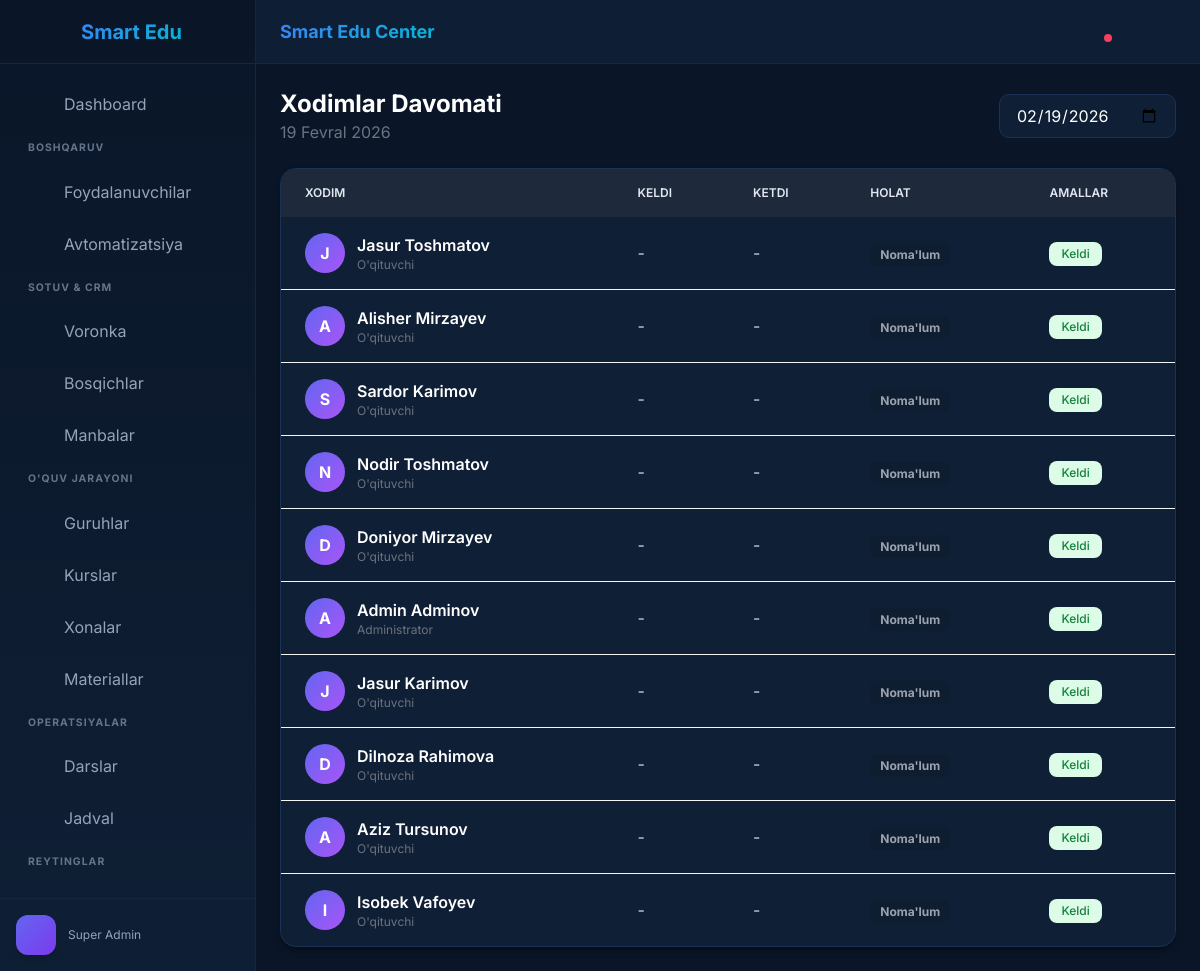
Page /finance/hr/attendance/ (signed in) on the committed database.
### apps/users/models.py (models this page shows, shortened)
class User(AbstractUser, TenantAwareModel):
    ROLE_CHOICES = (
        ('super_admin', 'Super Admin'),  # Platforma egasi
        ('owner', 'Direktor'),  # Markaz egasi
        ('admin', 'Administrator'),  # Filial boshqaruvchisi
        ('teacher', 'O\'qituvchi'),
        ('student', 'O\'quvchi'),
        ('parent', 'Ota-ona'),
        ('staff', 'Xodim'),  # Boshqa xodimlar
    )
    username = None  # Usernameni o'chiramiz
    phone = models.CharField(max_length=20, unique=True, verbose_name="Telefon raqam")
    telegram_id = models.BigIntegerField(null=True, blank=True, unique=True, verbose_name="Telegram ID")
    USERNAME_FIELD = 'phone'
    REQUIRED_FIELDS = []
    objects = CustomUserManager()
    role = models.CharField(max_length=20, choices=ROLE_CHOICES, default='student', verbose_name="Roli")
    branch = models.ForeignKey('organizations.Branch', on_delete=models.SET_NULL, null=True, blank=True,
                               verbose_name="Filial")
    middle_name = models.CharField(max_length=50, blank=True, verbose_name="Otasining ismi")
    birth_date = models.DateField(null=True, blank=True, verbose_name="Tug'ilgan sana")
    avatar = models.ImageField(upload_to='avatars/%Y/%m/', blank=True, null=True, verbose_name="Rasm")
    nfc_card_id = models.CharField(max_length=50, blank=True, null=True, unique=True, verbose_name="NFC ID (Turniket)")
    profile_data = models.JSONField(default=dict, blank=True, verbose_name="Qo'shimcha Info")
    balance = models.DecimalField(max_digits=12, decimal_places=2, default=0, verbose_name="Hisob (Balans)")
    organization = models.ForeignKey(
        'organizations.Organization',
        on_delete=models.CASCADE,
        related_name='users',
        null=True,
        blank=True
    )
    @property
    def full_name(self):
        return f"{self.first_name} {self.last_name}"
    class Meta:
        db_table = 'users'
        verbose_name = "Foydalanuvchi"
        verbose_name_plural = "Foydalanuvchilar"
        indexes = [
            models.Index(fields=['organization', 'role']),
            models.Index(fields=['organization', 'branch']),
            models.Index(fields=['phone']),
            models.Index(fields=['telegram_id']),
        ]

### apps/finance/payroll_views.py (the view)
# urls.py: path('hr/attendance/', payroll_views.staff_attendance_list, name='staff_attendance_list'),
@login_required
def staff_attendance_list(request):
    org = request.user.organization
    today = date.today()
    selected_date = request.GET.get('date')
    if selected_date:
        selected_date = date.fromisoformat(selected_date)
    else:
        selected_date = today
    staff_query = User.objects.filter(
        role__in=['teacher', 'staff', 'admin'],
        is_deleted=False
    )
    if org:
        staff_query = staff_query.filter(organization=org)
    staff_list = staff_query.all()
    attendance_query = StaffAttendance.objects.filter(date=selected_date)
    if org:
        attendance_query = attendance_query.filter(organization=org)
    attendances = attendance_query.select_related('staff')
    attendance_map = {att.staff_id: att for att in attendances}
    staff_data = []
    for staff in staff_list:
        att = attendance_map.get(staff.id)
        staff_data.append({
            'staff': staff,
            'attendance': att,
            'status': att.status if att else 'unknown',
            'check_in': att.check_in if att else None,
            'check_out': att.check_out if att else None,
        })
    context = {
        'staff_data': staff_data,
        'selected_date': selected_date,
        'today': today,
    }
    return render(request, 'finance/staff_attendance.html', context)

### apps/core/context_processors.py (called while the page is built)
def tenant_context(request):
    return {
        'organization': request.organization
    }

### templates/finance/staff_attendance.html (shortened to what this page needs)
{% extends 'base.html' %}
{% block content %}
<div class="space-y-6">
    <div class="flex items-center justify-between">
        <div>
            <h1 class="text-2xl font-bold text-gray-800 dark:text-white">Xodimlar Davomati</h1>
            <p class="text-gray-500">{{ selected_date|date:"d F Y" }}</p>
        </div>
        <div class="flex gap-2">
            <input type="date" value="{{ selected_date|date:'Y-m-d' }}"
                onchange="window.location.href='?date=' + this.value"
                class="px-4 py-2 rounded-xl border border-gray-200 dark:border-dark-600 bg-white dark:bg-dark-800 text-gray-800 dark:text-white">
        </div>
    </div>
    <div class="glass-panel rounded-2xl overflow-hidden">
        <table class="w-full">
            <thead class="bg-gray-50 dark:bg-dark-800">
                <tr>
                    <th class="px-6 py-4 text-left text-xs font-semibold text-gray-500 uppercase">Xodim</th>
                    <th class="px-6 py-4 text-left text-xs font-semibold text-gray-500 uppercase">Keldi</th>
                    <th class="px-6 py-4 text-left text-xs font-semibold text-gray-500 uppercase">Ketdi</th>
                    <th class="px-6 py-4 text-left text-xs font-semibold text-gray-500 uppercase">Holat</th>
                    <th class="px-6 py-4 text-left text-xs font-semibold text-gray-500 uppercase">Amallar</th>
                </tr>
            </thead>
            <tbody class="divide-y divide-gray-100 dark:divide-dark-700">
                {% for item in staff_data %}
                <tr class="hover:bg-gray-50 dark:hover:bg-dark-800">
                    <td class="px-6 py-4">
                        <div class="flex items-center gap-3">
                            <div
                                class="w-10 h-10 rounded-full bg-gradient-to-br from-indigo-500 to-purple-500 flex items-center justify-center text-white font-bold">
                                {{ item.staff.first_name|first }}
                            </div>
                            <div>
                                <p class="font-semibold text-gray-800 dark:text-white">{{ item.staff.full_name }}</p>
                                <p class="text-xs text-gray-500">{{ item.staff.get_role_display }}</p>
                            </div>
                        </div>
                    </td>
                    <td class="px-6 py-4 text-gray-700 dark:text-gray-300">
                        {{ item.check_in|time:"H:i"|default:"-" }}
                    </td>
                    <td class="px-6 py-4 text-gray-700 dark:text-gray-300">
                        {{ item.check_out|time:"H:i"|default:"-" }}
                    </td>
                    <td class="px-6 py-4">
                        <span class="px-2.5 py-1 text-xs font-bold rounded-lg
                            {% if item.status == 'present' %}bg-green-100 text-green-700 dark:bg-green-900/30 dark:text-green-400
                            {% elif item.status == 'late' %}bg-yellow-100 text-yellow-700 dark:bg-yellow-900/30 dark:text-yellow-400
                            {% elif item.status == 'absent' %}bg-red-100 text-red-700 dark:bg-red-900/30 dark:text-red-400
                            {% else %}bg-gray-100 text-gray-700 dark:bg-gray-900/30 dark:text-gray-400{% endif %}">
                            {% if item.status == 'present' %}Keldi
                            {% elif item.status == 'late' %}Kechikdi
                            {% elif item.status == 'absent' %}Kelmadi
                            {% else %}Noma'lum{% endif %}
                        </span>
                    </td>
                    <td class="px-6 py-4">
                        <div class="flex gap-2">
                            {% if not item.check_in %}
                            <form action="{% url 'finance:staff_check_in' %}" method="post">
                                <button type="submit"
                                    class="px-3 py-1 bg-green-100 text-green-700 rounded-lg text-xs font-medium hover:bg-green-200 transition">
                                     Keldi
                                </button>
                            </form>
                            {% else %}
                            <span class="text-gray-400 text-xs">✓ Tugallangan</span>
                            {% endif %}
                        </div>
                    </td>
                </tr>
                {% empty %}
                <tr>
                    <td colspan="5" class="px-6 py-12 text-center text-gray-500">
                        Xodimlar topilmadi
                    </td>
                </tr>
                {% endfor %}
            </tbody>
        </table>
    </div>
</div>
{% endblock %}

### templates/base.html (shortened to what this page needs)
{% load static %}
<!DOCTYPE html>
<html lang="uz" x-data="{
    darkMode: true,
    sidebarOpen: window.innerWidth >= 1024
}" :class="{ 'dark': darkMode }" class="dark">
<head>
    <script src="https://cdn.tailwindcss.com"></script>
    <link rel="stylesheet" href="{% static 'css/style.css' %}">
</head>
<body class="font-sans antialiased overflow-hidden bg-[#0a1628] text-slate-100">
    <div class="flex h-screen w-full">
        <aside
            class="flex-shrink-0 w-64 flex flex-col transition-all duration-300 transform lg:transform-none z-50 absolute lg:relative h-full sidebar-dark"
            :class="sidebarOpen ? 'translate-x-0' : '-translate-x-full'">
            <div class="h-16 flex items-center justify-center border-b border-[#152642]">
                <span class="text-xl font-bold flex items-center gap-2 text-gradient">
                    Smart Edu
                </span>
            </div>
            <div id="sidebar-nav" class="flex-1 overflow-y-auto py-4 px-3 space-y-1">
                {% include 'components/sidebar.html' %}
            </div>
            <div class="p-4 border-t border-[#152642] bg-[#0f1f35]/50">
                <div class="flex items-center gap-3">
                    <div
                        class="w-10 h-10 rounded-xl bg-gradient-to-br from-indigo-500 to-violet-600 text-white flex items-center justify-center font-bold shadow-md">
                    </div>
                    <div class="flex-1 min-w-0">
                        <p class="text-xs truncate text-slate-400">{{ request.user.get_role_display }}</p>
                    </div>
                    <a href="{% url 'logout' %}"
                        class="transition p-2 rounded-lg text-slate-400 hover:text-red-400 hover:bg-red-500/10">
                    </a>
                </div>
            </div>
        </aside>
        <div class="flex-1 flex flex-col h-screen min-w-0 overflow-hidden">
            <header class="h-16 flex items-center justify-between px-6 z-40 header-dark">
                <h1 class="text-lg font-bold hidden sm:block text-gradient">
                    {{ organization.name|default:"Smart Edu Center" }}
                </h1>
                <div class="flex items-center gap-2" x-data="{ notifOpen: false, logoutOpen: false }">
                    <div class="relative">
                        <button @click="notifOpen = !notifOpen"
                            class="relative p-2.5 rounded-xl transition text-slate-400 hover:text-amber-400 hover:bg-[#152642]">
                            <span class="absolute top-2 right-2 w-2 h-2 bg-rose-500 rounded-full animate-pulse"></span>
                        </button>
                    </div>
                    <button class="p-2.5 text-slate-400 hover:text-blue-400 hover:bg-[#152642] rounded-xl transition">
                    </button>
                    <div class="relative">
                        <button @click="logoutOpen = true"
                            class="p-2.5 text-slate-400 hover:text-rose-400 hover:bg-rose-500/10 rounded-xl transition">
                        </button>
                    </div>
                </div>
            </header>
            <main class="flex-1 overflow-y-auto p-6 bg-[#0a1628]">
                {% block content %}{% endblock %}
            </main>
        </div>
    </div>
</body>
</html>

### static/css/style.css (style rules this page uses)
:root { --navy-900: #0a1628; --navy-800: #0f1f35; --navy-700: #152642; --navy-600: #1c3255; --navy-500: #234069; --navy-400: #3a5a8a; --navy-300: #5a7faf; --navy-200: #8faad4; --navy-100: #c4d5ea; --navy-50: #e8eff7; --accent-blue: #3b82f6; --accent-cyan: #06b6d4; --accent-purple: #8b5cf6; --accent-green: #10b981; --accent-amber: #f59e0b; --accent-rose: #f43f5e; --text-white: #ffffff; --text-light: #e2e8f0; --text-muted: #94a3b8; --text-dim: #64748b; --shadow-sm: 0 1px 2px rgba(0, 0, 0, 0.3); --shadow-md: 0 4px 6px rgba(0, 0, 0, 0.4); --shadow-lg: 0 10px 25px rgba(0, 0, 0, 0.5); --shadow-glow: 0 0 20px rgba(59, 130, 246, 0.3); --transition: 200ms ease; }
.dark .glass-panel { background: linear-gradient(145deg, var(--navy-700), var(--navy-800)); border: 1px solid var(--navy-600); box-shadow: var(--shadow-md); }
.dark input:not([type="checkbox"]):not([type="radio"]), .dark select, .dark textarea { background: var(--navy-800); border: 1px solid var(--navy-600); color: var(--text-white); border-radius: 10px; }
.dark input::placeholder, .dark textarea::placeholder { color: var(--text-dim); }
.dark table thead { background: var(--navy-700); }
.dark table tbody tr { background: var(--navy-800); }
.dark table th, .dark table td { border-color: var(--navy-600); color: var(--text-light); }
.sidebar-dark { background: linear-gradient(180deg, var(--navy-900), var(--navy-800)); border-right: 1px solid var(--navy-700); }
.header-dark { background: rgba(15, 31, 53, 0.95); backdrop-filter: blur(10px); border-bottom: 1px solid var(--navy-700); }
.text-gradient { background: linear-gradient(135deg, var(--accent-blue), var(--accent-cyan)); -webkit-background-clip: text; -webkit-text-fill-color: transparent; background-clip: text; }

### rows in the picture
User: user.role "Super Admin"
User: staff.first_name|first "J", staff.full_name "Jasur Toshmatov", staff.role "O'qituvchi", check_in "-", check_out "-"
User: staff.first_name|first "A", staff.full_name "Alisher Mirzayev", staff.role "O'qituvchi", check_in "-", check_out "-"
User: staff.first_name|first "S", staff.full_name "Sardor Karimov", staff.role "O'qituvchi", check_in "-", check_out "-"
User: staff.first_name|first "N", staff.full_name "Nodir Toshmatov", staff.role "O'qituvchi", check_in "-", check_out "-"
User: staff.first_name|first "D", staff.full_name "Doniyor Mirzayev", staff.role "O'qituvchi", check_in "-", check_out "-"
User: staff.first_name|first "A", staff.full_name "Admin Adminov", staff.role "Administrator", check_in "-", check_out "-"
User: staff.first_name|first "J", staff.full_name "Jasur Karimov", staff.role "O'qituvchi", check_in "-", check_out "-"
User: staff.first_name|first "D", staff.full_name "Dilnoza Rahimova", staff.role "O'qituvchi", check_in "-", check_out "-"
User: staff.first_name|first "A", staff.full_name "Aziz Tursunov", staff.role "O'qituvchi", check_in "-", check_out "-"
User: staff.first_name|first "I", staff.full_name "Isobek Vafoyev", staff.role "O'qituvchi", check_in "-", check_out "-"

### other values in the picture
{{ organization.name|default:"Smart Edu Center" }} "Smart Edu Center"
{{ selected_date|date:"d F Y" }} "19 Fevral 2026"
